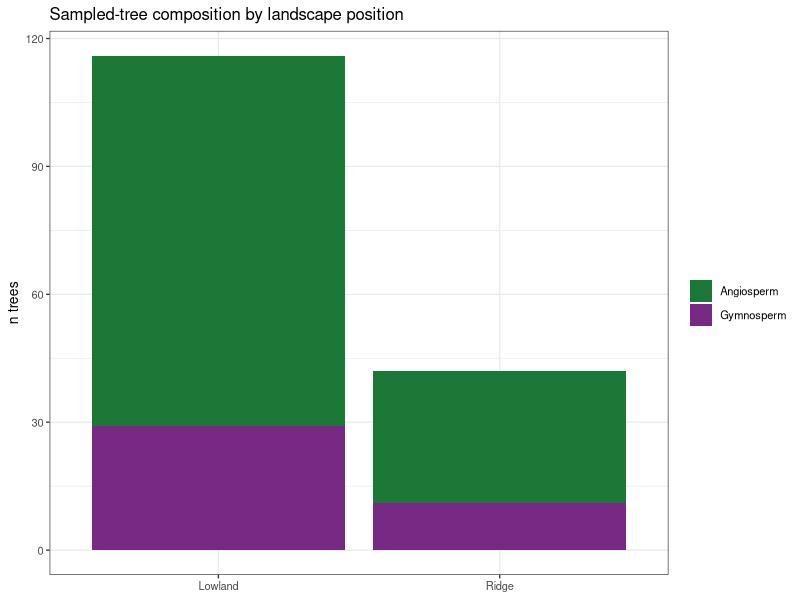
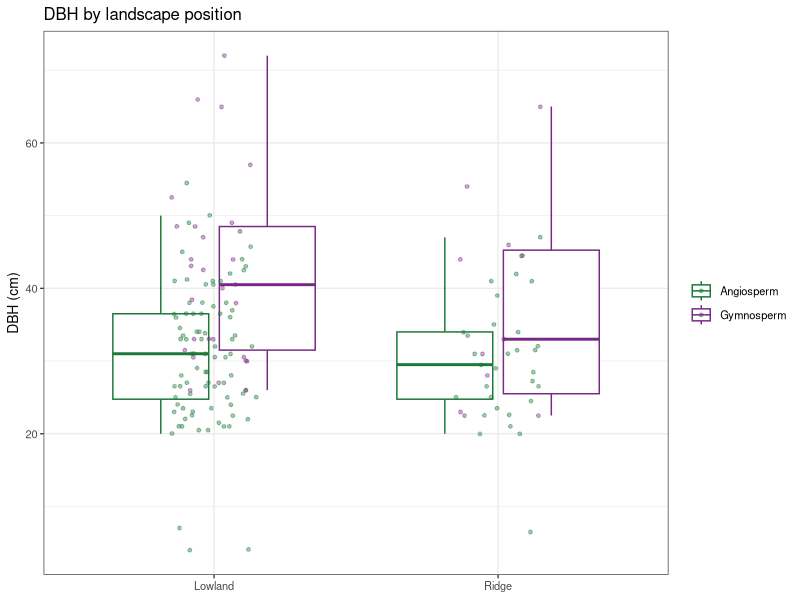
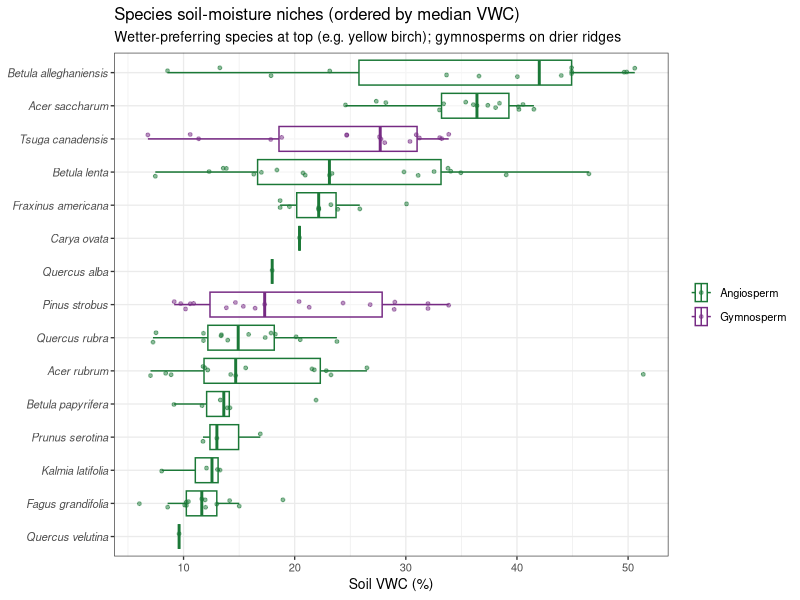

These charts were generated, in order, by the following R code:
# ==============================================================================
# REVISION — Tree species distribution: DBH x landscape table + moisture niches
# ==============================================================================
# Serves: R3 L286 (table of #trees/species + DBH mean+/-sd by location),
# R3 L125 (species distribution across the transect), and the editor + R3 + Mark
# plant-framing ask (species niche preferences, e.g. yellow birch in wetter soils).
#
# NEW file; edits nothing.
# Inputs: data/compiled/tree_properties.csv (measured trees: species, dbh, VWC,
#         landscape_position), data/compiled/forest_inventory.csv (full census).
# Run: Rscript revision/analysis/R_tree_distribution.R
# Outputs (revision/outputs/):
#   tree_dbh_landscape_table.csv     R3 L286 table
#   tree_species_moisture_niche.csv  median VWC per species (niche summary)
#   tree_distribution_panels.png     DBH-by-landscape + species-VWC niche figure
# ==============================================================================

suppressPackageStartupMessages({ library(tidyverse) })
out_dir <- "revision/outputs"; dir.create(out_dir, showWarnings = FALSE, recursive = TRUE)

sp_map <- c(ACRU="Acer rubrum",ACSA="Acer saccharum",BEAL="Betula alleghaniensis",
  BELE="Betula lenta",BEPA="Betula papyrifera",CAOV="Carya ovata",FAGR="Fagus grandifolia",
  FRAM="Fraxinus americana",KALA="Kalmia latifolia",PIST="Pinus strobus",PRSE="Prunus serotina",
  QUAL="Quercus alba",QURU="Quercus rubra",QUVE="Quercus velutina",SAAL="Sassafras albidum",
  TSCA="Tsuga canadensis")
gymno <- c("Pinus strobus","Tsuga canadensis")

tp <- read_csv("data/compiled/tree_properties.csv", show_col_types = FALSE) %>%
  filter(!is.na(species_id)) %>%
  mutate(species = sp_map[species_id],
         group = if_else(species %in% gymno, "Gymnosperm", "Angiosperm"),
         landscape_position = na_if(landscape_position, "Lab")) %>%
  filter(!is.na(species))

# ---- R3 L286: species x landscape count + DBH mean+/-sd -----------------------
dbh_tab <- tp %>% filter(!is.na(landscape_position)) %>%
  group_by(species, group, landscape_position) %>%
  summarise(n = n(),
            dbh_mean = mean(dbh, na.rm = TRUE), dbh_sd = sd(dbh, na.rm = TRUE),
            .groups = "drop") %>%
  mutate(dbh_summary = ifelse(is.na(dbh_sd), sprintf("%.1f", dbh_mean),
                              sprintf("%.1f +/- %.1f", dbh_mean, dbh_sd))) %>%
  arrange(group, species, landscape_position)
write.csv(dbh_tab, file.path(out_dir, "tree_dbh_landscape_table.csv"), row.names = FALSE)

# wide version (species rows, landscape columns) — closer to a manuscript table
dbh_wide <- dbh_tab %>%
  mutate(cell = sprintf("n=%d, DBH %s", n, dbh_summary)) %>%
  dplyr::select(species, group, landscape_position, cell) %>%
  pivot_wider(names_from = landscape_position, values_from = cell)
write.csv(dbh_wide, file.path(out_dir, "tree_dbh_landscape_table_wide.csv"), row.names = FALSE)

# ---- Species moisture niche (VWC) --------------------------------------------
niche <- tp %>% filter(!is.na(VWC_mean)) %>%
  group_by(species, group) %>%
  summarise(n = n(), vwc_median = median(VWC_mean), vwc_mean = mean(VWC_mean),
            vwc_q25 = quantile(VWC_mean, .25), vwc_q75 = quantile(VWC_mean, .75),
            .groups = "drop") %>%
  arrange(desc(vwc_median))
write.csv(niche, file.path(out_dir, "tree_species_moisture_niche.csv"), row.names = FALSE)

# ---- Figures -----------------------------------------------------------------
sp_order <- niche %>% arrange(vwc_median) %>% pull(species)
tp_v <- tp %>% filter(!is.na(VWC_mean)) %>% mutate(species = factor(species, levels = sp_order))

p_niche <- ggplot(tp_v, aes(VWC_mean, species, color = group)) +
  geom_boxplot(outlier.shape = NA, alpha = .5) +
  geom_jitter(height = .15, size = 1, alpha = .5) +
  scale_color_manual(values = c(Angiosperm = "#1b7837", Gymnosperm = "#762a83")) +
  labs(title = "Species soil-moisture niches (ordered by median VWC)",
       subtitle = "Wetter-preferring species at top (e.g. yellow birch); gymnosperms on drier ridges",
       x = "Soil VWC (%)", y = NULL, color = NULL) +
  theme_bw(base_size = 10) + theme(axis.text.y = element_text(face = "italic"))

comp <- tp %>% filter(!is.na(landscape_position)) %>%
  count(landscape_position, group, species)
p_comp <- ggplot(comp, aes(landscape_position, n, fill = group)) +
  geom_col() +
  scale_fill_manual(values = c(Angiosperm = "#1b7837", Gymnosperm = "#762a83")) +
  labs(title = "Sampled-tree composition by landscape position",
       x = NULL, y = "n trees", fill = NULL) + theme_bw(base_size = 10)

p_dbh <- ggplot(tp %>% filter(!is.na(dbh), !is.na(landscape_position)),
                aes(landscape_position, dbh, color = group)) +
  geom_boxplot(outlier.shape = NA) + geom_jitter(width = .15, size = 1, alpha = .4) +
  scale_color_manual(values = c(Angiosperm = "#1b7837", Gymnosperm = "#762a83")) +
  labs(title = "DBH by landscape position", x = NULL, y = "DBH (cm)", color = NULL) +
  theme_bw(base_size = 10)

if (requireNamespace("gridExtra", quietly = TRUE)) {
  g <- gridExtra::arrangeGrob(p_niche, gridExtra::arrangeGrob(p_comp, p_dbh, ncol = 1), ncol = 2,
                              widths = c(1.3, 1))
  ggsave(file.path(out_dir, "tree_distribution_panels.png"), g, width = 13, height = 7, dpi = 140)
}

# ---- Forest-inventory context (full census) ----------------------------------
fi <- read_csv("data/compiled/forest_inventory.csv", show_col_types = FALSE)
fi_summary <- fi %>% mutate(species = sp_map[species_code]) %>%
  group_by(species_code) %>%
  summarise(n_stems = n(), dbh_mean_mm = mean(dbh_mm, na.rm = TRUE), .groups = "drop") %>%
  arrange(desc(n_stems))
write.csv(fi_summary, file.path(out_dir, "forest_inventory_species_summary.csv"), row.names = FALSE)

# ---- Console summary ---------------------------------------------------------
cat("=== R3 L286 species x landscape x DBH table (head) ===\n")
print(as.data.frame(head(dbh_tab, 12)), row.names = FALSE)
cat("\n=== Species moisture niches (VWC median, wettest first) ===\n")
print(as.data.frame(niche %>% dplyr::select(species, group, n, vwc_median)), row.names = FALSE)
cat("\nWrote tables + tree_distribution_panels.png to", out_dir, "\n")
